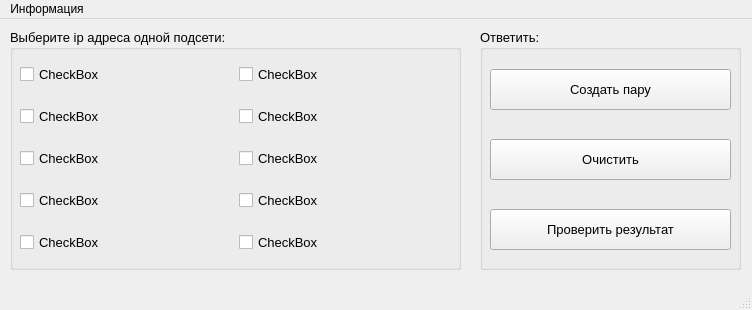
<?xml version="1.0" encoding="UTF-8"?>
<ui version="4.0">
 <class>MainWindow</class>
 <widget class="QMainWindow" name="MainWindow">
  <property name="geometry">
   <rect>
    <x>0</x>
    <y>0</y>
    <width>752</width>
    <height>310</height>
   </rect>
  </property>
  <property name="minimumSize">
   <size>
    <width>752</width>
    <height>310</height>
   </size>
  </property>
  <property name="maximumSize">
   <size>
    <width>752</width>
    <height>310</height>
   </size>
  </property>
  <property name="windowTitle">
   <string>Тест</string>
  </property>
  <widget class="QWidget" name="centralwidget">
   <widget class="QGroupBox" name="groupBox">
    <property name="geometry">
     <rect>
      <x>10</x>
      <y>10</y>
      <width>451</width>
      <height>241</height>
     </rect>
    </property>
    <property name="font">
     <font>
      <pointsize>10</pointsize>
     </font>
    </property>
    <property name="title">
     <string>Выберите ip адреса одной подсети:</string>
    </property>
    <widget class="QWidget" name="gridLayoutWidget">
     <property name="geometry">
      <rect>
       <x>10</x>
       <y>20</y>
       <width>431</width>
       <height>221</height>
      </rect>
     </property>
     <layout class="QGridLayout" name="gridLayout">
      <item row="4" column="0">
       <widget class="QCheckBox" name="checkBox_5">
        <property name="font">
         <font>
          <pointsize>10</pointsize>
         </font>
        </property>
        <property name="text">
         <string>CheckBox</string>
        </property>
       </widget>
      </item>
      <item row="3" column="1">
       <widget class="QCheckBox" name="checkBox_10">
        <property name="font">
         <font>
          <pointsize>10</pointsize>
         </font>
        </property>
        <property name="text">
         <string>CheckBox</string>
        </property>
       </widget>
      </item>
      <item row="1" column="1">
       <widget class="QCheckBox" name="checkBox_2">
        <property name="font">
         <font>
          <pointsize>10</pointsize>
         </font>
        </property>
        <property name="text">
         <string>CheckBox</string>
        </property>
       </widget>
      </item>
      <item row="3" column="0">
       <widget class="QCheckBox" name="checkBox_9">
        <property name="font">
         <font>
          <pointsize>10</pointsize>
         </font>
        </property>
        <property name="text">
         <string>CheckBox</string>
        </property>
       </widget>
      </item>
      <item row="4" column="1">
       <widget class="QCheckBox" name="checkBox_6">
        <property name="font">
         <font>
          <pointsize>10</pointsize>
         </font>
        </property>
        <property name="text">
         <string>CheckBox</string>
        </property>
       </widget>
      </item>
      <item row="0" column="1">
       <widget class="QCheckBox" name="checkBox_4">
        <property name="font">
         <font>
          <pointsize>10</pointsize>
         </font>
        </property>
        <property name="text">
         <string>CheckBox</string>
        </property>
       </widget>
      </item>
      <item row="2" column="1">
       <widget class="QCheckBox" name="checkBox_8">
        <property name="font">
         <font>
          <pointsize>10</pointsize>
         </font>
        </property>
        <property name="text">
         <string>CheckBox</string>
        </property>
       </widget>
      </item>
      <item row="0" column="0">
       <widget class="QCheckBox" name="checkBox_3">
        <property name="font">
         <font>
          <pointsize>10</pointsize>
         </font>
        </property>
        <property name="text">
         <string>CheckBox</string>
        </property>
       </widget>
      </item>
      <item row="2" column="0">
       <widget class="QCheckBox" name="checkBox_7">
        <property name="font">
         <font>
          <pointsize>10</pointsize>
         </font>
        </property>
        <property name="text">
         <string>CheckBox</string>
        </property>
       </widget>
      </item>
      <item row="1" column="0">
       <widget class="QCheckBox" name="checkBox">
        <property name="font">
         <font>
          <pointsize>10</pointsize>
         </font>
        </property>
        <property name="text">
         <string>CheckBox</string>
        </property>
       </widget>
      </item>
     </layout>
    </widget>
   </widget>
   <widget class="QGroupBox" name="groupBox_2">
    <property name="geometry">
     <rect>
      <x>480</x>
      <y>10</y>
      <width>261</width>
      <height>241</height>
     </rect>
    </property>
    <property name="font">
     <font>
      <pointsize>10</pointsize>
     </font>
    </property>
    <property name="title">
     <string>Ответить:</string>
    </property>
    <widget class="QPushButton" name="pushButton">
     <property name="geometry">
      <rect>
       <x>10</x>
       <y>40</y>
       <width>241</width>
       <height>41</height>
      </rect>
     </property>
     <property name="font">
      <font>
       <pointsize>10</pointsize>
      </font>
     </property>
     <property name="text">
      <string>Создать пару</string>
     </property>
    </widget>
    <widget class="QPushButton" name="pushButton_2">
     <property name="geometry">
      <rect>
       <x>10</x>
       <y>180</y>
       <width>241</width>
       <height>41</height>
      </rect>
     </property>
     <property name="font">
      <font>
       <pointsize>10</pointsize>
      </font>
     </property>
     <property name="text">
      <string>Проверить результат</string>
     </property>
    </widget>
    <widget class="QPushButton" name="pushButton_3">
     <property name="geometry">
      <rect>
       <x>10</x>
       <y>110</y>
       <width>241</width>
       <height>41</height>
      </rect>
     </property>
     <property name="font">
      <font>
       <pointsize>10</pointsize>
      </font>
     </property>
     <property name="text">
      <string>Очистить</string>
     </property>
    </widget>
   </widget>
  </widget>
  <widget class="QMenuBar" name="menubar">
   <property name="geometry">
    <rect>
     <x>0</x>
     <y>0</y>
     <width>752</width>
     <height>26</height>
    </rect>
   </property>
   <widget class="QMenu" name="menu">
    <property name="title">
     <string>Информация</string>
    </property>
    <addaction name="action"/>
    <addaction name="action_2"/>
   </widget>
   <addaction name="menu"/>
  </widget>
  <widget class="QStatusBar" name="statusbar"/>
  <action name="action">
   <property name="text">
    <string>Обновить задание</string>
   </property>
  </action>
  <action name="action_2">
   <property name="text">
    <string>Информация о программе</string>
   </property>
  </action>
 </widget>
 <resources/>
 <connections/>
</ui>
